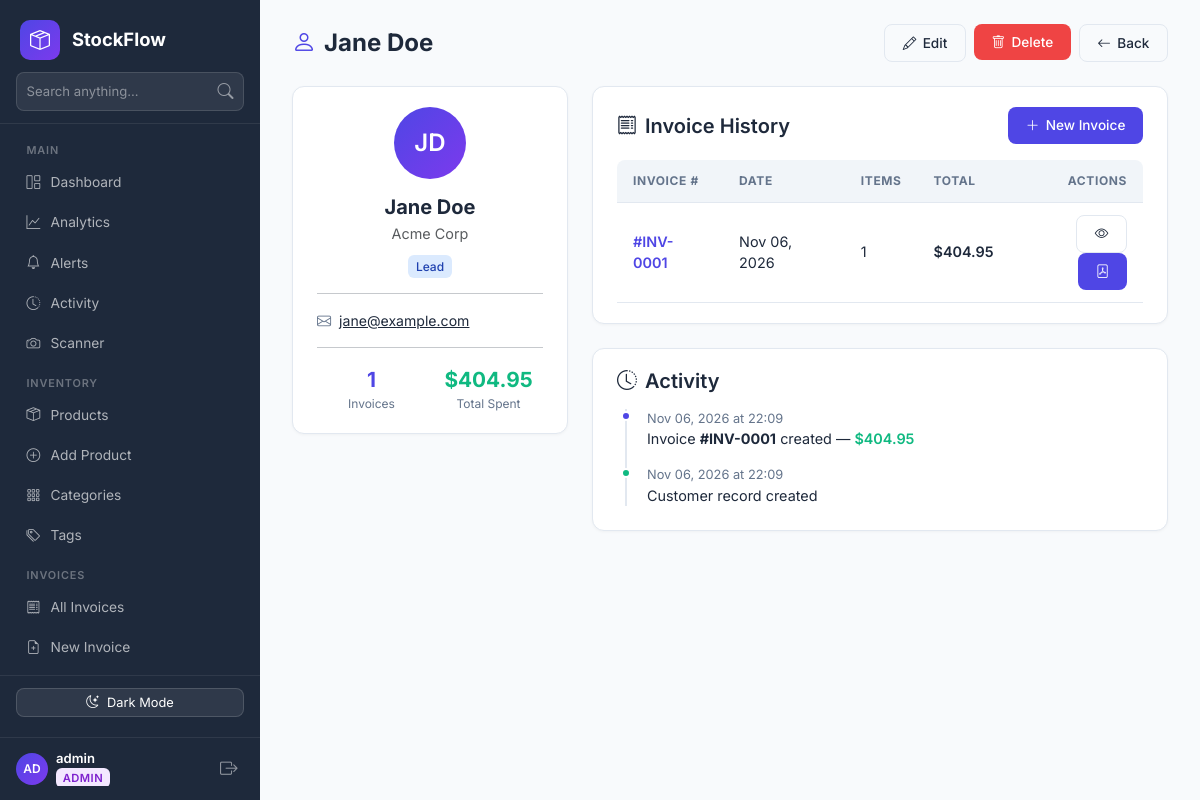
Screenshot of /customer/1 (signed in) with the database file from the repository.
### app.py (models this page shows, shortened)
class User(db.Model, UserMixin):
    __tablename__ = "user"
    id            = db.Column(db.Integer, primary_key=True)
    username      = db.Column(db.String(80), unique=True, nullable=False)
    email         = db.Column(db.String(120), unique=True, nullable=False)
    password_hash = db.Column(db.String(255), nullable=False)
    role          = db.Column(db.String(20), default='staff')
    created_at    = db.Column(db.DateTime, default=datetime.utcnow)
    is_active     = db.Column(db.Boolean, default=True)
    @property
    def initials(self):
        parts = self.username.strip().split()
        if len(parts) >= 2:
            return (parts[0][0] + parts[1][0]).upper()
        return self.username[:2].upper() if self.username else '?'

class Customer(db.Model):
    __tablename__ = "customer"
    id         = db.Column(db.Integer, primary_key=True)
    name       = db.Column(db.String(120), nullable=False)
    email      = db.Column(db.String(120), nullable=True)
    phone      = db.Column(db.String(40),  nullable=True)
    company    = db.Column(db.String(120), nullable=True)
    address    = db.Column(db.Text, nullable=True)
    notes      = db.Column(db.Text, nullable=True)
    status     = db.Column(db.String(20), default='lead')
    created_at = db.Column(db.DateTime, default=datetime.utcnow)
    invoices   = db.relationship('Invoice', backref='customer', lazy=True)
    @property
    def total_spent(self):
        return sum(inv.total_amount for inv in self.invoices)
    @property
    def initials(self):
        parts = self.name.strip().split()
        return ''.join(p[0].upper() for p in parts[:2]) if parts else '?'

class InvoiceItem(db.Model):
    __tablename__ = "invoice_item"
    id         = db.Column(db.Integer, primary_key=True)
    invoice_id = db.Column(db.Integer, db.ForeignKey('invoice.id'), nullable=False)
    product_id = db.Column(db.Integer, db.ForeignKey('product.id'), nullable=False)
    quantity   = db.Column(db.Integer, nullable=False, default=1)
    unit_price = db.Column(db.Float, nullable=False)
    product    = db.relationship('Product')
    @property
    def total_price(self):
        return self.quantity * self.unit_price

class Invoice(db.Model):
    __tablename__ = "invoice"
    id           = db.Column(db.Integer, primary_key=True)
    client_name  = db.Column(db.String(120), nullable=False)
    customer_id  = db.Column(db.Integer, db.ForeignKey('customer.id'), nullable=True)
    currency_id  = db.Column(db.Integer, db.ForeignKey('currency.id'), nullable=True)
    discount_pct = db.Column(db.Float, default=0.0)
    created_at   = db.Column(db.DateTime, default=datetime.utcnow)
    currency     = db.relationship('Currency')
    items        = db.relationship('InvoiceItem', backref='invoice', lazy=True, cascade="all, delete-orphan")
    returns      = db.relationship('Return', backref='invoice', lazy=True, cascade="all, delete-orphan")
    @property
    def subtotal(self):
        return sum(item.total_price for item in self.items)
    @property
    def total_amount(self):
        return round(self.subtotal * (1.0 - ((self.discount_pct or 0.0) / 100.0)), 2)

### app.py (the view)
@app.route('/customer/<int:cid>')
@login_required
def customer_detail(cid):
    customer = Customer.query.get_or_404(cid)
    return render_template('crm/customer_detail.html', customer=customer)

### app.py (called while the page is built)
@login_manager.user_loader
def load_user(user_id):
    return User.query.get(int(user_id))

@app.context_processor
def inject_global_data():
    try:
        low_stock_count = Product.query.filter(Product.quantity <= 10).count()
    except Exception:
        low_stock_count = 0
    return dict(
        low_stock_count=low_stock_count,
        permissions=PERMISSIONS,
        perm_definitions=PERM_DEFINITIONS
    )

### templates/crm/customer_detail.html (shortened to what this page needs)
{% extends "base.html" %}
{% block content %}
<div class="sf-topbar">
    <h1><i class="bi bi-person me-2" style="color:var(--sf-primary)"></i>{{ customer.name }}</h1>
    <div class="d-flex gap-2">
        <a href="{{ url_for('customer_edit', cid=customer.id) }}" class="btn-sf outline"><i class="bi bi-pencil"></i> Edit</a>
        <form action="{{ url_for('customer_delete', cid=customer.id) }}" method="POST" style="display:inline;"
              onsubmit="return confirm('Delete this customer?')">
            <button class="btn-sf danger"><i class="bi bi-trash"></i> Delete</button>
        </form>
        <a href="{{ url_for('customer_list') }}" class="btn-sf outline"><i class="bi bi-arrow-left"></i> Back</a>
    </div>
</div>
<div class="row g-4">
    <div class="col-md-4">
        <div class="sf-card text-center">
            <div class="avatar blue mx-auto mb-3" style="width:72px;height:72px;font-size:1.5rem;">{{ customer.initials }}</div>
            <h5 class="fw-bold mb-1">{{ customer.name }}</h5>
            {% if customer.company %}
            <p class="text-muted mb-2" style="font-size:.9rem;">{{ customer.company }}</p>
            {% endif %}
            <span class="badge-status {{ customer.status }}">{{ customer.status|capitalize }}</span>
            <hr class="my-3">
            <div class="text-start" style="font-size:.88rem;">
                {% if customer.email %}
                <div class="mb-2 d-flex align-items-center gap-2">
                    <i class="bi bi-envelope" style="color:var(--sf-muted);"></i>
                    <a href="mailto:{{ customer.email }}" style="color:var(--sf-text);">{{ customer.email }}</a>
                </div>
                {% endif %}
            </div>
            <hr class="my-3">
            <div class="row g-2 text-center">
                <div class="col-6">
                    <div style="font-size:1.3rem; font-weight:700; color:var(--sf-primary);">{{ customer.invoices|length }}</div>
                    <div style="font-size:.75rem; color:var(--sf-muted);">Invoices</div>
                </div>
                <div class="col-6">
                    <div style="font-size:1.3rem; font-weight:700; color:var(--sf-success);">${{ "%.2f"|format(customer.total_spent) }}</div>
                    <div style="font-size:.75rem; color:var(--sf-muted);">Total Spent</div>
                </div>
            </div>
        </div>
    </div>
    <div class="col-md-8">
        <div class="sf-card">
            <div class="d-flex align-items-center justify-content-between mb-3">
                <h5 class="mb-0 fw-semibold"><i class="bi bi-receipt me-2"></i>Invoice History</h5>
                <a href="{{ url_for('invoice_create') }}" class="btn-sf primary btn-sm"><i class="bi bi-plus-lg"></i> New Invoice</a>
            </div>
            {% if customer.invoices %}
            <div class="table-responsive">
                <table class="sf-table">
                    <thead>
                        <tr>
                            <th>Invoice #</th>
                            <th>Date</th>
                            <th>Items</th>
                            <th>Total</th>
                            <th style="text-align:right;">Actions</th>
                        </tr>
                    </thead>
                    <tbody>
                        {% for inv in customer.invoices|sort(attribute='created_at', reverse=True) %}
                        <tr>
                            <td style="font-weight:600; color:var(--sf-primary);">#INV-{{ "%04d"|format(inv.id) }}</td>
                            <td>{{ inv.created_at.strftime('%b %d, %Y') }}</td>
                            <td>{{ inv.items|length }}</td>
                            <td style="font-weight:600;">${{ "%.2f"|format(inv.total_amount) }}</td>
                            <td style="text-align:right;">
                                <a href="{{ url_for('invoice_view', invoice_id=inv.id) }}" class="btn-sf outline btn-sm"><i class="bi bi-eye"></i></a>
                                <a href="{{ url_for('invoice_pdf', invoice_id=inv.id) }}" class="btn-sf primary btn-sm"><i class="bi bi-file-pdf"></i></a>
                            </td>
                        </tr>
                        {% endfor %}
                    </tbody>
                </table>
            </div>
            {% else %}
            <div class="text-center py-4" style="color:var(--sf-muted);">
                <i class="bi bi-receipt-cutoff" style="font-size:2rem;"></i>
                <p class="mt-2 mb-0">No invoices yet for this customer.</p>
            </div>
            {% endif %}
        </div>
        <div class="sf-card mt-4">
            <h5 class="mb-3 fw-semibold"><i class="bi bi-clock-history me-2"></i>Activity</h5>
            <div style="border-left: 2px solid #e2e8f0; padding-left: 1.25rem; margin-left: .5rem;">
                {% for inv in customer.invoices|sort(attribute='created_at', reverse=True) %}
                <div class="mb-3 position-relative">
                    <div style="position:absolute;left:-1.65rem;top:.15rem;width:10px;height:10px;border-radius:50%;background:var(--sf-primary);border:2px solid #fff;"></div>
                    <div style="font-size:.8rem;color:var(--sf-muted);">{{ inv.created_at.strftime('%b %d, %Y at %H:%M') }}</div>
                    <div style="font-size:.9rem;">Invoice <strong>#INV-{{ "%04d"|format(inv.id) }}</strong> created — <span style="color:var(--sf-success);font-weight:600;">${{ "%.2f"|format(inv.total_amount) }}</span></div>
                </div>
                {% endfor %}
                <div class="mb-1 position-relative">
                    <div style="position:absolute;left:-1.65rem;top:.15rem;width:10px;height:10px;border-radius:50%;background:var(--sf-success);border:2px solid #fff;"></div>
                    <div style="font-size:.8rem;color:var(--sf-muted);">{{ customer.created_at.strftime('%b %d, %Y at %H:%M') }}</div>
                    <div style="font-size:.9rem;">Customer record created</div>
                </div>
            </div>
        </div>
    </div>
</div>
{% endblock %}

### templates/base.html (shortened to what this page needs)
<!DOCTYPE html>
<html lang="en">
<head>
    <link href="https://cdn.jsdelivr.net/npm/bootstrap@5.3.2/dist/css/bootstrap.min.css" rel="stylesheet">
    <link rel="stylesheet" href="https://cdn.jsdelivr.net/npm/bootstrap-icons@1.11.2/font/bootstrap-icons.min.css">
</head>
<body>
    <nav class="sf-sidebar" id="sidebar">
        <div class="brand">
            <div class="brand-icon"><i class="bi bi-box-seam"></i></div>
            <span class="brand-text">StockFlow</span>
        </div>
        <div class="sf-sidebar-search">
            <form action="{{ url_for('search') }}" method="GET">
                <div class="input-group">
                    <input type="text" name="q" class="form-control" placeholder="Search anything..." value="{{ request.args.get('q', '') }}">
                    <button type="submit" class="btn"><i class="bi bi-search"></i></button>
                </div>
            </form>
        </div>
        <div class="nav-section">
            <div class="nav-label">Main</div>
            <a href="{{ url_for('index') }}" class="nav-link {% if request.endpoint == 'index' and not request.args.get('tag') %}active{% endif %}">
                <i class="bi bi-grid-1x2"></i> Dashboard
            </a>
            <a href="{{ url_for('analytics') }}" class="nav-link {% if request.endpoint == 'analytics' %}active{% endif %}">
                <i class="bi bi-graph-up"></i> Analytics
            </a>
            <a href="{{ url_for('alerts') }}" class="nav-link {% if request.endpoint == 'alerts' %}active{% endif %}">
                <i class="bi bi-bell"></i> Alerts
            </a>
            <a href="{{ url_for('activity_log') }}" class="nav-link {% if request.endpoint == 'activity_log' %}active{% endif %}">
                <i class="bi bi-clock-history"></i> Activity
            </a>
            <a href="{{ url_for('scanner') }}" class="nav-link {% if request.endpoint == 'scanner' %}active{% endif %}">
                <i class="bi bi-camera"></i> Scanner
            </a>
            <div class="nav-label">Inventory</div>
            <a href="{{ url_for('index') }}" class="nav-link {% if request.endpoint == 'index' %}active{% endif %}">
                <i class="bi bi-box-seam"></i> Products
            </a>
            <a href="{{ url_for('product_create') }}" class="nav-link {% if request.endpoint == 'product_create' %}active{% endif %}">
                <i class="bi bi-plus-circle"></i> Add Product
            </a>
            <a href="{{ url_for('category_list') }}" class="nav-link {% if request.endpoint in ['category_list', 'category_create', 'category_edit'] %}active{% endif %}">
                <i class="bi bi-grid-3x3-gap"></i> Categories
            </a>
            <a href="{{ url_for('tag_list') }}" class="nav-link {% if request.endpoint in ['tag_list', 'tag_create', 'tag_edit'] %}active{% endif %}">
                <i class="bi bi-tags"></i> Tags
            </a>
            <div class="nav-label">Invoices</div>
            <a href="{{ url_for('invoice_list') }}" class="nav-link {% if request.endpoint == 'invoice_list' %}active{% endif %}">
                <i class="bi bi-receipt"></i> All Invoices
            </a>
            <a href="{{ url_for('invoice_create') }}" class="nav-link {% if request.endpoint == 'invoice_create' %}active{% endif %}">
                <i class="bi bi-file-earmark-plus"></i> New Invoice
            </a>
            <a href="{{ url_for('return_list') }}" class="nav-link {% if request.endpoint in ['return_list', 'invoice_return_create'] %}active{% endif %}">
            </a>
        </div>
        <div class="sf-sidebar-footer" style="padding:0.75rem 1rem;">
            <button type="button" class="btn btn-sm w-100 d-flex align-items-center justify-content-center gap-2 mb-2" id="darkModeBtn" onclick="toggleDarkMode()" style="background:rgba(255,255,255,0.08);color:#fff;border:1px solid rgba(255,255,255,0.15);border-radius:8px;font-size:0.8rem;">
                <i class="bi bi-moon-stars" id="darkModeIcon"></i> <span id="darkModeText">Dark Mode</span>
            </button>
        </div>
        {% if current_user.is_authenticated %}
        <div class="user-footer-card">
            <div class="d-flex align-items-center gap-2 overflow-hidden">
                <div class="avatar sm blue">{{ current_user.initials }}</div>
                <div style="line-height:1.2; overflow:hidden;">
                    <div style="color:#fff; font-weight:600; font-size:.82rem; white-space:nowrap; text-overflow:ellipsis; overflow:hidden;">
                        {{ current_user.username }}
                    </div>
                    <span class="badge-role {{ current_user.role }}">{{ current_user.role }}</span>
                </div>
            </div>
            <a href="{{ url_for('logout') }}" title="Logout" style="color:rgba(255,255,255,.5); font-size:1.1rem; padding:.2rem .4rem; text-decoration:none;" onmouseover="this.style.color='#ef4444'" onmouseout="this.style.color='rgba(255,255,255,.5)'">
                <i class="bi bi-box-arrow-right"></i>
            </a>
        </div>
        {% endif %}
    </nav>
    <div class="sf-main">
        {% block content %}{% endblock %}
    </div>
</body>
</html>

### rows the page displays
User: initials "AD", username "admin", role "ADMIN"
Customer: name "Jane Doe", initials "JD", company "Acme Corp", status "Lead", email "jane@example.com", created_at "Nov 06, 2026 at 22:09"
InvoiceItem: total_spent "404.95", total_amount "404.95"
Invoice: id "0001", created_at "Nov 06, 2026", items|length "1", created_at "Nov 06, 2026 at 22:09"

### other values shown
{{ customer.invoices|length }} "1"
